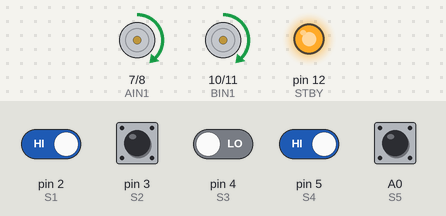
The sketch below on a simulated Arduino Nano, built with avr-gcc and run on an emulated ATmega328P. Parts: motor-driver pin pairs drawn as motors (green arrow = first pin HIGH = forward, orange = second pin HIGH = backward, longer = more drive, scaled by the enable pin, stopped while the standby pin is LOW), output pins drawn as LEDs (lit = HIGH). The test bench sets the inputs (shaded band); at power-on: A0 (S5), pin 2 (S1), pin 3 (S2), pin 5 (S4) HIGH, pin 4 (S3) LOW.

Above: at 2.2 s.
2.3 s: pin 2 (S1) driven LOW
At 2.37 s:
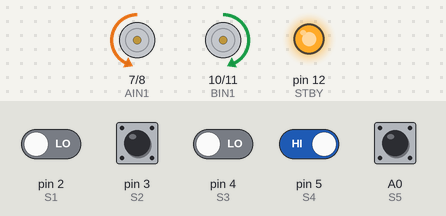
5.3 s: pin 4 (S3) driven HIGH
At 6.5 s:
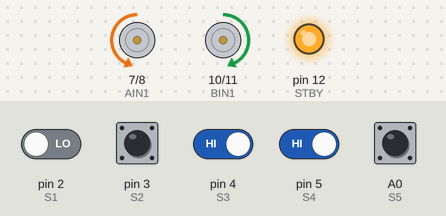
6.8 s: pin 4 (S3) driven LOW
At 6.92 s:
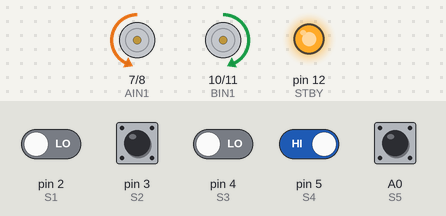
9.8 s: pin 2 (S1) driven HIGH
At 10.1 s:
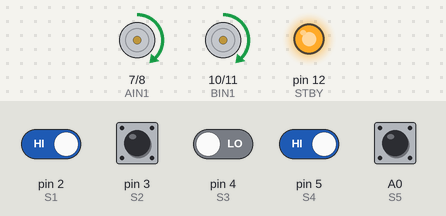
11.3 s: pin 5 (S4) driven LOW
At 11.56 s:
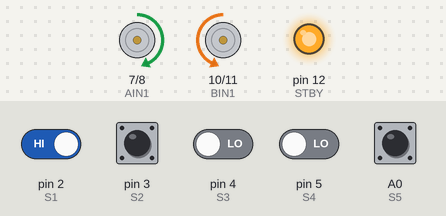
Timing chart, 0 to 15.3 s (numbered marks = the images above; inputs shaded):
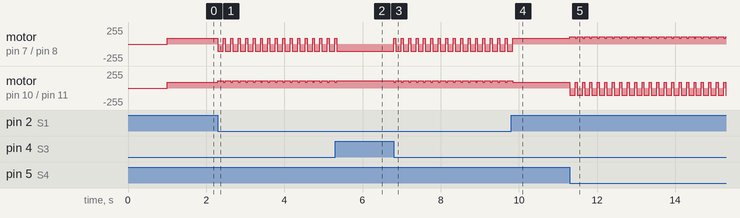

Measured:
- after the input at 2.3 s, motor on pin 7 (AIN1) / pin 8 (AIN2): alternates backward 110/255 for 0.14 s and forward 90/255 for 0.05 s, starting at once; motor on pin 10 (BIN1) / pin 11 (BIN2): alternates forward 110/255 for 0.14 s and forward 90/255 for 0.05 s, starting at once
- after the input at 5.3 s, motor on pin 7 (AIN1) / pin 8 (AIN2): goes on until 5.3 s, then stays backward 110/255; motor on pin 10 (BIN1) / pin 11 (BIN2): goes on until 5.3 s, then stays forward 110/255
- after the input at 6.8 s, motor on pin 7 (AIN1) / pin 8 (AIN2): alternates backward 110/255 for 0.14 s and forward 90/255 for 0.05 s, starting at once; motor on pin 10 (BIN1) / pin 11 (BIN2): alternates forward 110/255 for 0.14 s and forward 90/255 for 0.05 s, starting at once
- after the input at 9.8 s, motor on pin 7 (AIN1) / pin 8 (AIN2), motor on pin 10 (BIN1) / pin 11 (BIN2): goes on until 9.8 s, then stays forward 90/255
- after the input at 11.3 s, motor on pin 7 (AIN1) / pin 8 (AIN2): alternates forward 110/255 for 0.14 s and forward 90/255 for 0.05 s, starting at once; motor on pin 10 (BIN1) / pin 11 (BIN2): alternates backward 110/255 for 0.14 s and forward 90/255 for 0.05 s, starting at once

The sketch:

maze_solver_5_array.ino
```cpp
// ============================================================
// 5-ARRAY LINE MAZE SOLVER
// Arduino Nano + TB6612FNG + 2 x N20 Motors
// BLACK LINE = 0
// WHITE = 1
// ============================================================

const byte S1 = 2;    // Far left
const byte S2 = 3;    // Left
const byte S3 = 4;    // Center
const byte S4 = 5;    // Right
const byte S5 = A0;   // Far right

const byte PWMA = 6;
const byte AIN1 = 7;
const byte AIN2 = 8;
const byte PWMB = 9;
const byte BIN1 = 10;
const byte BIN2 = 11;
const byte STBY = 12;

#define BLACK 0

int baseSpeed = 90;
int turnSpeed = 110;
int lastError = 0;

void setup() {
  pinMode(S1, INPUT);
  pinMode(S2, INPUT);
  pinMode(S3, INPUT);
  pinMode(S4, INPUT);
  pinMode(S5, INPUT);

  pinMode(PWMA, OUTPUT);
  pinMode(AIN1, OUTPUT);
  pinMode(AIN2, OUTPUT);
  pinMode(PWMB, OUTPUT);
  pinMode(BIN1, OUTPUT);
  pinMode(BIN2, OUTPUT);
  pinMode(STBY, OUTPUT);

  digitalWrite(STBY, HIGH);
  stopMotors();
  delay(1000);
}

void loop() {
  int s1 = digitalRead(S1);
  int s2 = digitalRead(S2);
  int s3 = digitalRead(S3);
  int s4 = digitalRead(S4);
  int s5 = digitalRead(S5);

  bool left = (s1 == BLACK || s2 == BLACK);
  bool straight = (s3 == BLACK);
  bool right = (s4 == BLACK || s5 == BLACK);

  // Junction handling: left-hand rule.
  if (left && straight) {
    turnLeft();
    return;
  }

  if (left && right) {
    turnLeft();
    return;
  }

  if (left && !straight && !right) {
    turnLeft();
    return;
  }

  if (right && straight) {
    turnRight();
    return;
  }

  if (right && !straight && !left) {
    turnRight();
    return;
  }

  if (!left && !straight && !right) {
    searchLine();
    return;
  }

  // Normal line following.
  int error = 0;
  if (s1 == BLACK) error -= 4;
  if (s2 == BLACK) error -= 2;
  if (s4 == BLACK) error += 2;
  if (s5 == BLACK) error += 4;

  lastError = error;

  int correction = error * 22;
  int leftSpeed = constrain(baseSpeed + correction, 0, 200);
  int rightSpeed = constrain(baseSpeed - correction, 0, 200);

  leftMotor(leftSpeed);
  rightMotor(rightSpeed);
}

void turnLeft() {
  leftMotor(-turnSpeed);
  rightMotor(turnSpeed);
  delay(140);

  while (digitalRead(S3) != BLACK) {
    leftMotor(-turnSpeed);
    rightMotor(turnSpeed);
  }

  goStraightBriefly();
}

void turnRight() {
  leftMotor(turnSpeed);
  rightMotor(-turnSpeed);
  delay(140);

  while (digitalRead(S3) != BLACK) {
    leftMotor(turnSpeed);
    rightMotor(-turnSpeed);
  }

  goStraightBriefly();
}

void turnAround() {
  leftMotor(turnSpeed);
  rightMotor(-turnSpeed);
  delay(280);

  while (digitalRead(S3) != BLACK) {
    leftMotor(turnSpeed);
    rightMotor(-turnSpeed);
  }

  goStraightBriefly();
}

void goStraightBriefly() {
  leftMotor(baseSpeed);
  rightMotor(baseSpeed);
  delay(50);
}

void searchLine() {
  if (lastError < 0) {
    leftMotor(-70);
    rightMotor(70);
  } else {
    leftMotor(70);
    rightMotor(-70);
  }
}

void leftMotor(int speed) {
  speed = constrain(speed, -255, 255);

  if (speed > 0) {
    digitalWrite(AIN1, HIGH);
    digitalWrite(AIN2, LOW);
    analogWrite(PWMA, speed);
  } else if (speed < 0) {
    digitalWrite(AIN1, LOW);
    digitalWrite(AIN2, HIGH);
    analogWrite(PWMA, -speed);
  } else {
    digitalWrite(AIN1, LOW);
    digitalWrite(AIN2, LOW);
    analogWrite(PWMA, 0);
  }
}

void rightMotor(int speed) {
  speed = constrain(speed, -255, 255);

  if (speed > 0) {
    digitalWrite(BIN1, HIGH);
    digitalWrite(BIN2, LOW);
    analogWrite(PWMB, speed);
  } else if (speed < 0) {
    digitalWrite(BIN1, LOW);
    digitalWrite(BIN2, HIGH);
    analogWrite(PWMB, -speed);
  } else {
    digitalWrite(BIN1, LOW);
    digitalWrite(BIN2, LOW);
    analogWrite(PWMB, 0);
  }
}

void stopMotors() {
  analogWrite(PWMA, 0);
  analogWrite(PWMB, 0);
  digitalWrite(AIN1, LOW);
  digitalWrite(AIN2, LOW);
  digitalWrite(BIN1, LOW);
  digitalWrite(BIN2, LOW);
}
```
